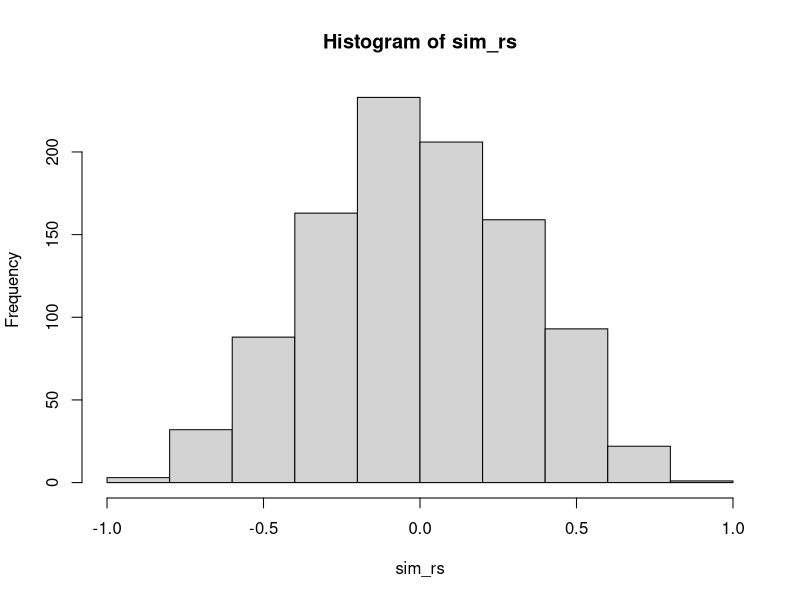

Recreate this plot in R.
## ---- chunk 1
knitr::opts_chunk$set(echo = TRUE)
## ---- chunk 2
X <- c(1,4,3,2,5,4,3,6,7,8)
Y <- c(1,3,6,7,8,2,8,7,6,9)
## ---- chunk 3
(my_cor <- cor.test(X,Y))
## ---- chunk 4
sim_rs <- replicate(1000,cor(sample(X),sample(Y)))
hist(sim_rs)
length(sim_rs[sim_rs >= my_cor$estimate]) / 1000
## ---- chunk 5
sum(sort(X)*sort(Y, decreasing =TRUE))
## ---- chunk 6
sum(sort(X)*sort(Y))
